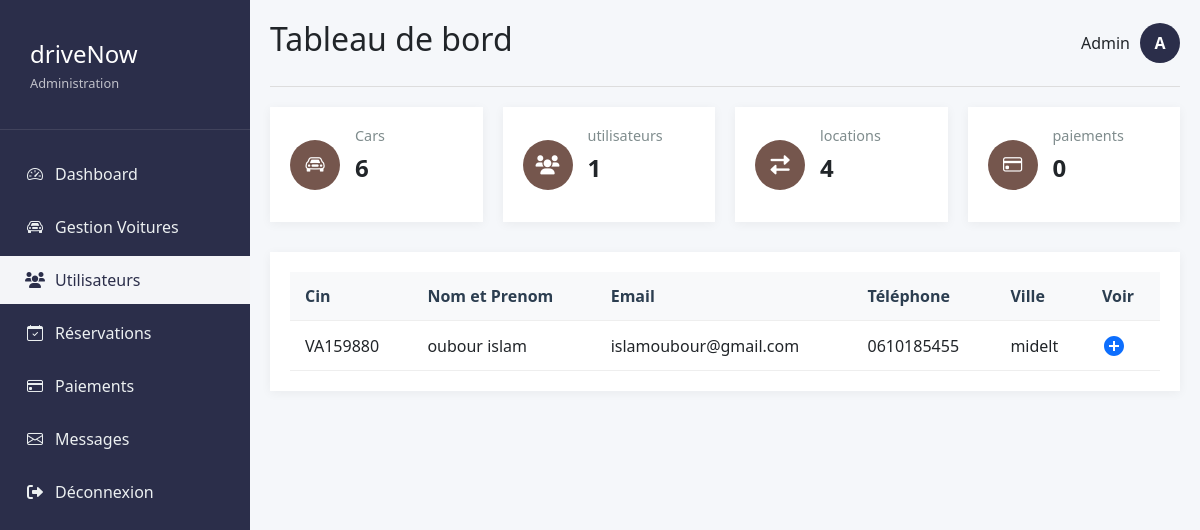
The page /gestion_clients.php on the database its author committed.
### tables this page shows
CREATE TABLE `utilisateur` (
  `cinutilisateur` varchar(20) NOT NULL,
  `nomutilisateur` varchar(50) DEFAULT NULL,
  `prenomutilisateur` varchar(50) DEFAULT NULL,
  `adresseutilisateur` varchar(100) DEFAULT NULL,
  `villeutilisateur` varchar(50) DEFAULT NULL,
  `telutilisateur` varchar(20) DEFAULT NULL,
  `typeutilisateur` varchar(20) DEFAULT NULL,
  `loginutilisateur` varchar(50) DEFAULT NULL,
  `passwordutilisateur` varchar(50) DEFAULT NULL,
  `Roletilutilisateur` tinyint(20) DEFAULT NULL
);

### gestion_clients.php (the view, shortened to what this page needs)
<?php
require('connection_database.php');
$stats = [
    'voitures' => $connexion->query("SELECT COUNT(*) FROM voiture")->fetch_row()[0],
    'locations' => $connexion->query("SELECT COUNT(*) FROM location")->fetch_row()[0],
    'clients' => $connexion->query("SELECT COUNT(*) FROM utilisateur WHERE Roletilutilisateur=0")->fetch_row()[0],
    'paiements' => $connexion->query("SELECT COUNT(*) FROM paiement")->fetch_row()[0]
];
$sql = "SELECT * FROM utilisateur WHERE Roletilutilisateur = 0";
$result = $connexion->query($sql);
?>
<!DOCTYPE html>
<html lang="fr">
<head>
    <link rel="stylesheet" href="https://cdnjs.cloudflare.com/ajax/libs/font-awesome/6.0.0/css/all.min.css">
    <link href="https://cdn.jsdelivr.net/npm/bootstrap@5.3.0/dist/css/bootstrap.min.css" rel="stylesheet">
    <link rel="stylesheet" href="https://cdn.jsdelivr.net/npm/bootstrap-icons@1.10.0/font/bootstrap-icons.css">
</head>
<body>
    <div class="admin-container">
     <aside class="sidebar text-end">
        <div class="logo">
            <h1>driveNow</h1>
            <p>Administration</p>
        </div>
        <nav>
            <ul>
                <li><a href="index1.php"><i class="bi bi-speedometer2"></i> Dashboard</a></li>
                <li><a href="acceuil.php"><i class="bi bi-car-front"></i> Gestion Voitures</a></li>
                <li  class="active"><a href="gestion_clients.php"><i class="fas fa-users"></i> Utilisateurs</a></li>
                <li><a href="reservations.php"><i class="bi bi-calendar-check"></i> Réservations</a></li>
                <li><a href="paiements.php"><i class="bi bi-credit-card"></i> Paiements</a></li>
                <li><a href="messages.php"><i class="bi bi-envelope"></i> Messages</a></li>
                <li><a href="deconnexion.php"><i class="fas fa-sign-out-alt"></i> Déconnexion</a></li>
            </ul>
        </nav>
    </aside>
        <main class="main-content">
            <header class="admin-header">
                <h2>Tableau de bord</h2>
                <div class="admin-profile">
                <?php if(isset($_SESSION['nom'])): ?>
                  <span><?=$_SESSION['prenom']." ".$_SESSION['nom']?></span>
                  <div class="avatar"><?= substr($_SESSION['prenom'], 0, 1)?></div>
                <?php else: ?>
                  <span>Admin</span>
                  <div class="avatar">A</div>
                <?php endif; ?>
              </div>
            </header>
            <div class="stats-grid">
                <div class="stat-card">
                    <div class="stat-icon blue">
                       <i class="bi bi-car-front"></i>
                    </div>
                    <div class="stat-info">
                        <h3>Cars</h3>
                        <p class="number"><?= $stats['voitures'] ?></p>
                    </div>
                </div>
                <div class="stat-card">
                    <div class="stat-icon green">
                        <i class="fas fa-users"></i>
                    </div>
                    <div class="stat-info">
                        <h3>utilisateurs</h3>
                        <p class="number"><?= $stats['clients'] ?></p>
                    </div>
                </div>
                <div class="stat-card">
                    <div class="stat-icon orange">
                        <i class="fas fa-exchange-alt"></i>
                    </div>
                    <div class="stat-info">
                        <h3>locations</h3>
                        <p class="number"><?= $stats['locations'] ?></p>
                    </div>
                </div>
                <div class="stat-card">
                    <div class="stat-icon red">
                      <i class="bi bi-credit-card"></i>
                    </div>
                    <div class="stat-info">
                        <h3>paiements</h3>
                        <p class="number"><?= $stats['paiements'] ?></p>
                    </div>
                </div>
            </div>
            <div class="recent-activity">
                <table>
                    <thead>
                      <tr>
                         <th scope="col">Cin</th>
                         <th scope="col">Nom et Prenom</th>
                         <th scope="col">Email</th>
                         <th scope="col">Téléphone</th>
                         <th scope="col">Ville</th>
                         <th scope="col">Voir</th>
                      </tr>
                    </thead>
                    <tbody>
                        <?php if ($result && $result->num_rows > 0): ?>
                            <?php while ($row = $result->fetch_assoc()): ?>
                            <tr>
                                <td><?= $row['cinutilisateur'] ?></td>
                                <td><?= $row['nomutilisateur']." ". $row['prenomutilisateur'] ?></td>
                                <td><?= $row['loginutilisateur'] ?></td>
                                <td><?= $row['telutilisateur'] ?></td>
                                <td><?= $row['villeutilisateur'] ?></td>
                                <td>
                                <a href="voir_client.php?cinutilisateur=<?= $row['cinutilisateur'] ?>"><svg xmlns="http://www.w3.org/2000/svg" width="24" height="24" viewBox="0 0 24 24"><path fill="currentColor" d="M12 2C6.477 2 2 6.477 2 12s4.477 10 10 10s10-4.477 10-10S17.523 2 12 2m5 11h-4v4h-2v-4H7v-2h4V7h2v4h4z"/></svg></a>
                                </td>
                            </tr>
                            <?php endwhile; ?>
                        <?php else: ?>
                            <tr>
                            <td colspan="7" class="text-center">Aucune utilisateur trouvée.</td>
                            </tr>
                        <?php endif; ?>
                    </tbody>
                </table>
            </div>
        </main>
    </div>
</body>
</html>

### gestion_clients.php (style rules this page uses)
* { margin: 0; padding: 0; box-sizing: border-box; font-family: 'Segoe UI', Tahoma, Geneva, Verdana, sans-serif; }
.admin-container { display: flex; min-height: 100vh; background-color: #f5f7fa; }
.sidebar { width: 250px !important; background-color: #2B2E4A !important; color: white !important; padding: 20px 0 !important; }
.sidebar .logo { text-align: left !important; padding: 20px !important; border-bottom: 1px solid rgba(255, 255, 255, 0.1) !important; }
.sidebar .logo h1 { font-size: 1.5rem !important; margin-bottom: 5px !important; color: white !important; padding-left: 10px !important; }
.sidebar .logo p { font-size: 0.8rem !important; color: rgba(255, 255, 255, 0.7) !important; padding-left: 10px !important; }
.sidebar nav ul { list-style: none !important; margin-top: 20px !important; padding-left: 0 !important; }
.sidebar nav ul li { margin: 5px 0 !important; }
.sidebar nav ul li a { display: flex !important; align-items: center !important; padding: 12px 20px 12px 25px !important; color: #ecf0f1 !important; text-decoration: none !important; transition: all 0.3s !important; background-color: transparent !important; border: none !important; }
.sidebar nav ul li a i { margin-right: 10px !important; width: 20px !important; text-align: center !important; }
.sidebar nav ul li.active a { background-color: #F4F5F8 !important; color: #2B2E4A !important; }
.main-content { flex: 1; padding: 20px; }
.admin-header { display: flex; justify-content: space-between; align-items: center; margin-bottom: 20px; padding-bottom: 20px; border-bottom: 1px solid #ddd; }
.admin-profile { display: flex; align-items: center; }
.admin-profile span { margin-right: 10px; }
.avatar { width: 40px; height: 40px; background-color: #2B2E4A; color: white; border-radius: 50%; display: flex; align-items: center; justify-content: center; font-weight: bold; }
.stats-grid { display: grid; grid-template-columns: repeat(auto-fit, minmax(200px, 1fr)); gap: 20px; margin-bottom: 30px; }
.stat-card { background-color: white; padding: 20px; display: flex; align-items: center; box-shadow: 0 2px 10px rgba(0,0,0,0.05); }
.stat-icon { width: 50px; height: 50px; border-radius: 50%; display: flex; align-items: center; justify-content: center; margin-right: 15px; color: white; font-size: 1.2rem; }
.stat-icon.blue { background-color: #75564d; }
.stat-icon.green { background-color: #75564d; }
.stat-icon.orange { background-color: #75564d; }
.stat-icon.red { background-color : #75564d; }
.stat-info h3 { font-size: 0.9rem; color: #7f8c8d; margin-bottom: 5px; }
.stat-info .number { font-size: 1.5rem; font-weight: bold; }
.recent-activity { background-color: white; padding: 20px; box-shadow: 0 2px 10px rgba(0,0,0,0.05); }
table { width: 100%; border-collapse: collapse; }
table th, table td { padding: 12px 15px; text-align: left; border-bottom: 1px solid #eee; }
table th { background-color: #f8f9fa; font-weight: 600; color: #2c3e50; }

### rows shown on the page
utilisateur: cinutilisateur "VA159880", nomutilisateur "oubour", prenomutilisateur "islam", loginutilisateur "islamoubour@gmail.com", telutilisateur "0610185455", villeutilisateur "midelt"

### other values the page prints
$stats['voitures'] "6"
$stats['clients'] "1"
$stats['locations'] "4"
$stats['paiements'] "0"
